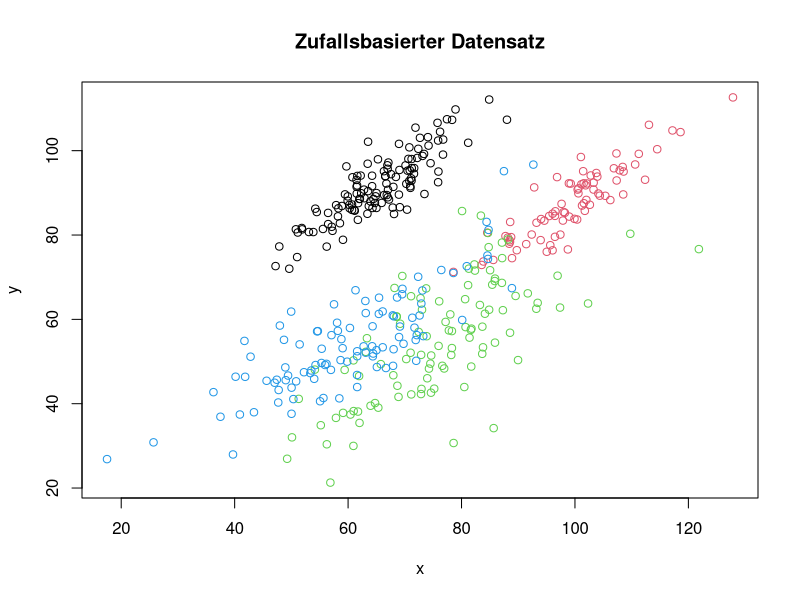
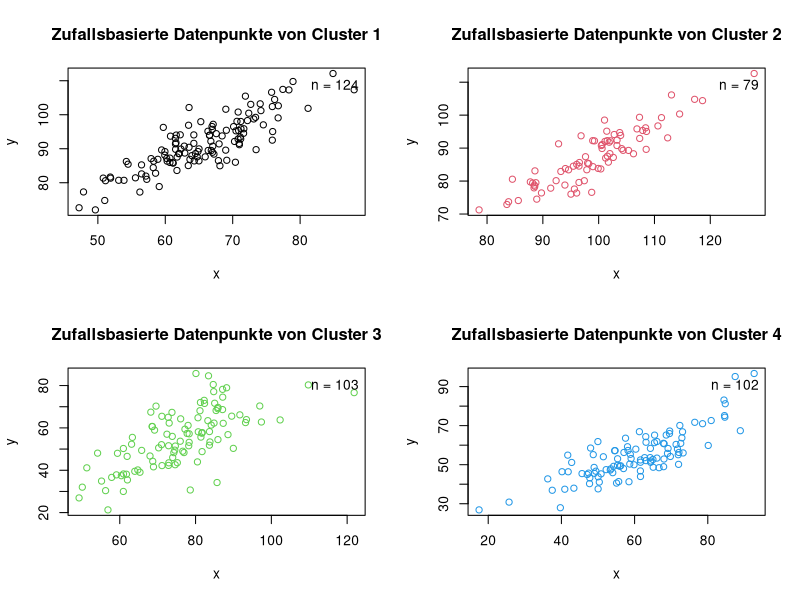
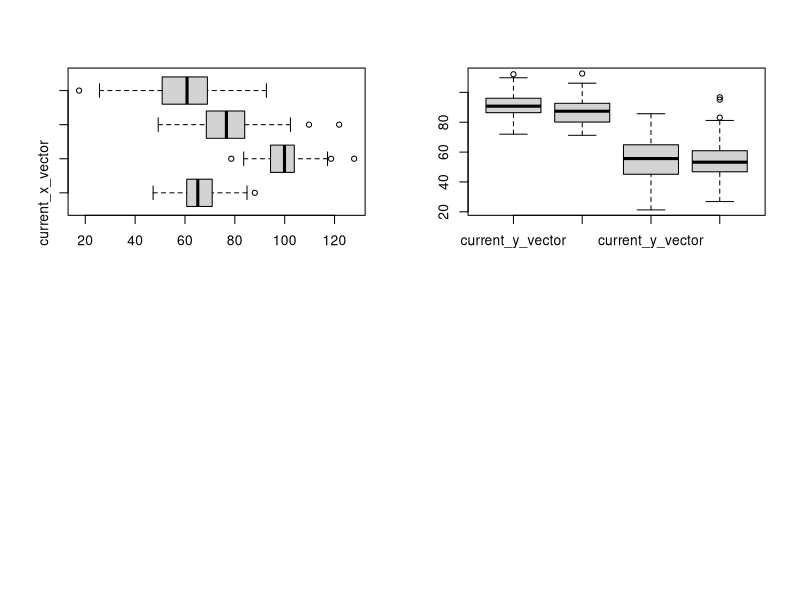

The R script that drew these images, in order:
library(mvtnorm)


################################################################################
# Declare functions
################################################################################


# Creates a user-defined number of clusters with 10 to 200 data points for each
# one.
# - number_of_clusters
create_clusters = function(number_of_clusters){
  
  data = matrix(0,0,3)
  
  for(i in 1:number_of_clusters){
    
    # If the range of random_numbers is chosen larger the possibility 
    # of more different clusters is higher
    random_numbers = round(runif(4,0,100))
    number_of_points = round(runif(1,10,200))
    
    index = matrix(i,number_of_points,1)
    
    new_cluster = cbind(create_single_cluster(random_numbers, number_of_points),
                        index)
    
    # Combine the different matrixes to a data matrix
    data = rbind(data, new_cluster)
  }
  
  return(data)
}


# Creates a single cluster to given
# - random_numbers
# - number_of_points
create_single_cluster = function(random_numbers, number_of_points){
  
  data = matrix
  
  mean_of_data = c(random_numbers[1],random_numbers[2])
  # Covariance matrix of has to have a positiv semidefinite quadratic form
  # Matrix fullfills the criteria because Random_numbers is sum of 
  # random_numbers[4] and another random number
  sigma_of_data = matrix(c(sum(random_numbers[3],random_numbers[4]),
                           random_numbers[4],
                           random_numbers[4],
                           sum(random_numbers[3],random_numbers[4])),2)
  
  # Combine the matrixes
  data = rmvnorm(number_of_points,
                 mean_of_data,
                 sigma_of_data)
  
  return(data)
  
}


# Gives back the order of plots in the plot viewer
# - number_of_clusters
plot_order = function(number_of_clusters){
  if(number_of_clusters >= 1 && number_of_clusters <=16){
    if(number_of_clusters == 1){
      return(c(1,1))
    }else if(number_of_clusters == 2){
      return(c(1,2))
    }else if(number_of_clusters == 3 || number_of_clusters == 4){
      return(c(2,2))
    }else if(number_of_clusters == 5 || number_of_clusters == 6){
      return(c(2,3))
    }else if(number_of_clusters >= 7 && number_of_clusters <= 9){
      return(c(3,3))
    }else if(number_of_clusters >= 10 && number_of_clusters <= 12){
      return(c(3,4))
    }else if(number_of_clusters >= 13 && number_of_clusters <= 16){
      return(c(4,4))
    }else{
      return(FALSE)
    }
  }else{
    return(FALSE)
  }
}

# Gives back the x and y variables seperated for a given matrix
# - data
getxydata = function(data){
  
  nx = 0
  
  for(i in 1:number_of_clusters){
    nx = max(nx, length(data$x[data$cluster_index == i]))
  }
  
  datax = matrix(0,nx,0)
  datay = matrix(0,nx,0)
  
  for(i in 1:number_of_clusters){
    
    current_x_vector = data$x[data$cluster_index == i]
    current_y_vector = data$y[data$cluster_index == i]
    
    length(current_x_vector) = nx
    length(current_y_vector) = nx
    
    datax = cbind(datax, current_x_vector)
    datay = cbind(datay, current_y_vector)
  }
  
  return(list(datax, datay))
}

##########################################################################################################
# Generieren der Daten:
##########################################################################################################

##########################################################################################################
# (a) Erzeugen Sie sich Daten für Cluster 1 mit Hilfe der Funktion rmvnorm() aus dem R Package
# mvtnorm. Orientieren Sie sich dabei an Hausarbeit.r auf Stud.IP.
# (b) Erzeugen Sie sich Daten für Cluster 2 ebenfalls mit Hilfe der Funktion rmvnorm() aber anderen
# Werten für den Mittelwertsvektor und die Kovarianzmatrix.
# (c) Erzeugen Sie sich nach Bedarf Daten für weitere Cluster.

# Create a predefined number of clusters
number_of_clusters = 4
data = create_clusters(number_of_clusters)
colnames(data) = c("x","y","cluster_index")

data = as.data.frame(data)

##########################################################################################################
# Visualisierung der Daten:
##########################################################################################################

##########################################################################################################
# (a) F?gen Sie die Daten in einer Datenmatrix zusammen (vgl. Hausarbeit.r).

# Already done during creation of the data

# (b) Visualisieren Sie die Daten durch geeignete Grafiken, z.B. Streudiagramme oder Histogramme/Boxplots,
# sowohl unter Einbeziehung der, gemäß Simulation oben, “wahren” ClusterZugehörigkeit
# als auch ohne. Letztere Fall entspricht der Situation, die Sie in der Praxis
# vorfinden.

# Inspect the data:

head(data)
# x          y cluster_index
# [1,]  4.148538810  3.1011608             1
# [2,]  9.859807586  5.8392289             1
# [3,]  8.529918834  8.8074696             1
# [4,]  6.153870381 -0.8054947             1
# [5,]  4.252371498  1.5169027             1
# [6,] -0.008676228 -0.9352170             1

summary(data)
# x                 y          cluster_index  
# Min.   :-10.326   Min.   :-3.953   Min.   :1.000  
# 1st Qu.:  1.259   1st Qu.: 1.081   1st Qu.:2.000  
# Median :  3.295   Median : 3.332   Median :3.000  
# Mean   :  4.047   Mean   : 3.361   Mean   :2.828  
# 3rd Qu.:  7.525   3rd Qu.: 5.739   3rd Qu.:4.000  
# Max.   : 16.772   Max.   :11.248   Max.   :4.000 

# Plot all data points together
par(mfrow=c(1,1))
plot(data[,c("x","y")],
     col = data[,"cluster_index"],
     main = "Zufallsbasierter Datensatz")

# Set par(mfrow=...) parameter correct
plot_order(number_of_clusters) -> plot_vector
if(FALSE == is.null(plot_vector)){
  par(mfrow=plot_vector)
}

# Scatterplots combined with boxplots
# Idea's origin: http://statmethods.net/advgraphs/layout.html 
# Plot each cluster seperately and print number of data entries
# within cluster.
for(i in 1:number_of_clusters){
  plot(x = data$x[data$cluster_index == i],
       y = data$y[data$cluster_index == i],
       col = i,
       main = paste("Zufallsbasierte Datenpunkte von Cluster",i),
       xlab = "x",
       ylab = "y")
  
  # Get number of points for each cluster
  n = sum(data$cluster_index == i)
  
  # Draw legend to graph
  legend("topright",
         paste("n =",n),
         bty ='n'
  )
  
}

# Boxplots
xy_of_data = getxydata(data)

boxplot(xy_of_data[[1]], horizontal = TRUE)
boxplot(xy_of_data[[2]])


par(mfrow = c(1,1))


# Histogram

# Correlation
# Covarianz

# Dendogram


# eventuell weiter auseinander liegende Daten generieren lassen


# Streudiagramme
# Histogramm
# Boxplots

# Display n

##########################################################################################################
# Vergleich von Cluster-Verfahren
##########################################################################################################

##########################################################################################################
# (a) Betrachten Sie verschiedene Cluster-Verfahren Ihrer Wahl und wenden Sie diese auf die Daten
# oben an. Beachten Sie dabei, dass die “wahre” Cluster-Zugehörigkeit hier nicht eingehen darf
# (“unsupervised learning”).

##########################################################################################################
# (b) Vergleichen Sie die Ergebnisse unter Verwendung geeigneter Grafiken. Zur Beurteilung der
# Qualität der Cluster-Verfahren können Sie nun wieder die “wahre” Cluster-Zugehörigkeit heranziehen.

##########################################################################################################
# (c) Betrachten Sie nicht nur ein Simulationsszenario; d.h. untersuchen Sie verschiedene Settings,
# z.B. bzgl. Anzahl Variablen, Beobachtungen, Cluster, sowie Mittelwertsvektoren und Kovarianzmatrizen.

##########################################################################################################
# (d) Betrachten Sie nach Möglichkeit jeweils nicht nur einen Simulationsdurchlauf sondern führen
# Sie die Simulation mehrmals durch.
